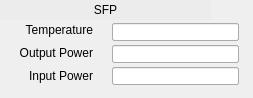
<?xml version="1.0" encoding="UTF-8"?>
<ui version="4.0">
 <class>Form</class>
 <widget class="QWidget" name="Form">
  <property name="geometry">
   <rect>
    <x>0</x>
    <y>0</y>
    <width>253</width>
    <height>98</height>
   </rect>
  </property>
  <property name="windowTitle">
   <string>Form</string>
  </property>
  <widget class="caLabel" name="calabel">
   <property name="geometry">
    <rect>
     <x>0</x>
     <y>0</y>
     <width>211</width>
     <height>20</height>
    </rect>
   </property>
   <property name="styleSheet">
    <string notr="true">background-color: rgb(236, 236, 236, 255);</string>
   </property>
   <property name="text">
    <string>SFP</string>
   </property>
   <property name="alignment">
    <set>Qt::AlignCenter</set>
   </property>
  </widget>
  <widget class="caRelatedDisplay" name="carelateddisplay_3">
   <property name="geometry">
    <rect>
     <x>200</x>
     <y>0</y>
     <width>41</width>
     <height>21</height>
    </rect>
   </property>
   <property name="toolTip">
    <string>Detailed SFP information</string>
   </property>
   <property name="background">
    <color>
     <red>183</red>
     <green>157</green>
     <blue>92</blue>
    </color>
   </property>
   <property name="labels">
    <string notr="true">More</string>
   </property>
   <property name="files">
    <string notr="true">G_EVR_sfp.ui</string>
   </property>
   <property name="args">
    <string notr="true">ID=$(ID),SYS=$(SYS),DEVICE=$(DEVICE)</string>
   </property>
  </widget>
  <widget class="QLabel" name="label_16">
   <property name="geometry">
    <rect>
     <x>2</x>
     <y>21</y>
     <width>91</width>
     <height>17</height>
    </rect>
   </property>
   <property name="text">
    <string>Temperature</string>
   </property>
   <property name="alignment">
    <set>Qt::AlignRight|Qt::AlignTrailing|Qt::AlignVCenter</set>
   </property>
  </widget>
  <widget class="QLabel" name="label_18">
   <property name="geometry">
    <rect>
     <x>2</x>
     <y>67</y>
     <width>91</width>
     <height>17</height>
    </rect>
   </property>
   <property name="text">
    <string>Input Power</string>
   </property>
   <property name="alignment">
    <set>Qt::AlignRight|Qt::AlignTrailing|Qt::AlignVCenter</set>
   </property>
  </widget>
  <widget class="QLabel" name="label_17">
   <property name="geometry">
    <rect>
     <x>2</x>
     <y>44</y>
     <width>91</width>
     <height>17</height>
    </rect>
   </property>
   <property name="text">
    <string>Output Power</string>
   </property>
   <property name="alignment">
    <set>Qt::AlignRight|Qt::AlignTrailing|Qt::AlignVCenter</set>
   </property>
  </widget>
  <widget class="caFrame" name="caframe">
   <property name="geometry">
    <rect>
     <x>112</x>
     <y>23</y>
     <width>141</width>
     <height>71</height>
    </rect>
   </property>
   <property name="visibility">
    <enum>caFrame::Calc</enum>
   </property>
   <property name="visibilityCalc">
    <string notr="true">A||B||C</string>
   </property>
   <property name="channel" stdset="0">
    <string notr="true">$(SYS)-$(DEVICE):SFP$(ID)-T-I.SEVR</string>
   </property>
   <property name="channelB">
    <string notr="true">$(SYS)-$(DEVICE):SFP$(ID)-Pwr-TX-I.SEVR</string>
   </property>
   <property name="channelC">
    <string notr="true">$(SYS)-$(DEVICE):SFP$(ID)-Pwr-RX-I.SEVR</string>
   </property>
   <widget class="caLineEdit" name="calineedit_6">
    <property name="geometry">
     <rect>
      <x>0</x>
      <y>0</y>
      <width>127</width>
      <height>18</height>
     </rect>
    </property>
    <property name="toolTip">
     <string>Transceiver temperature in Celsius</string>
    </property>
    <property name="channel" stdset="0">
     <string notr="true">$(SYS)-$(DEVICE):SFP$(ID)-T-I</string>
    </property>
    <property name="background">
     <color>
      <red>218</red>
      <green>218</green>
      <blue>218</blue>
     </color>
    </property>
    <property name="colorMode">
     <enum>caLineEdit::Alarm_Static</enum>
    </property>
    <property name="unitsEnabled">
     <bool>true</bool>
    </property>
   </widget>
   <widget class="caLineEdit" name="calineedit_7">
    <property name="geometry">
     <rect>
      <x>0</x>
      <y>22</y>
      <width>127</width>
      <height>18</height>
     </rect>
    </property>
    <property name="toolTip">
     <string>Transceiver optical output power</string>
    </property>
    <property name="channel" stdset="0">
     <string notr="true">$(SYS)-$(DEVICE):SFP$(ID)-Pwr-TX-I</string>
    </property>
    <property name="background">
     <color>
      <red>218</red>
      <green>218</green>
      <blue>218</blue>
     </color>
    </property>
    <property name="colorMode">
     <enum>caLineEdit::Alarm_Static</enum>
    </property>
    <property name="unitsEnabled">
     <bool>true</bool>
    </property>
   </widget>
   <widget class="caLineEdit" name="calineedit_8">
    <property name="geometry">
     <rect>
      <x>0</x>
      <y>44</y>
      <width>127</width>
      <height>18</height>
     </rect>
    </property>
    <property name="toolTip">
     <string>Transceiver optical input power</string>
    </property>
    <property name="channel" stdset="0">
     <string notr="true">$(SYS)-$(DEVICE):SFP$(ID)-Pwr-RX-I</string>
    </property>
    <property name="background">
     <color>
      <red>218</red>
      <green>218</green>
      <blue>218</blue>
     </color>
    </property>
    <property name="colorMode">
     <enum>caLineEdit::Alarm_Static</enum>
    </property>
    <property name="unitsEnabled">
     <bool>true</bool>
    </property>
   </widget>
  </widget>
  <widget class="caLineEdit" name="calineedit_11">
   <property name="geometry">
    <rect>
     <x>112</x>
     <y>67</y>
     <width>127</width>
     <height>18</height>
    </rect>
   </property>
   <property name="toolTip">
    <string>Transceiver optical input power</string>
   </property>
   <property name="channel" stdset="0">
    <string notr="true">$(SYS)-$(DEVICE):SFP$(ID)-Pwr-RX-I</string>
   </property>
   <property name="unitsEnabled">
    <bool>true</bool>
   </property>
  </widget>
  <widget class="caLineEdit" name="calineedit_9">
   <property name="geometry">
    <rect>
     <x>112</x>
     <y>23</y>
     <width>127</width>
     <height>18</height>
    </rect>
   </property>
   <property name="toolTip">
    <string>Transceiver temperature in Celsius</string>
   </property>
   <property name="channel" stdset="0">
    <string notr="true">$(SYS)-$(DEVICE):SFP$(ID)-T-I</string>
   </property>
   <property name="unitsEnabled">
    <bool>true</bool>
   </property>
  </widget>
  <widget class="caLineEdit" name="calineedit_10">
   <property name="geometry">
    <rect>
     <x>112</x>
     <y>45</y>
     <width>127</width>
     <height>18</height>
    </rect>
   </property>
   <property name="toolTip">
    <string>Transceiver optical output power</string>
   </property>
   <property name="channel" stdset="0">
    <string notr="true">$(SYS)-$(DEVICE):SFP$(ID)-Pwr-TX-I</string>
   </property>
   <property name="unitsEnabled">
    <bool>true</bool>
   </property>
  </widget>
  <zorder>calabel</zorder>
  <zorder>carelateddisplay_3</zorder>
  <zorder>label_16</zorder>
  <zorder>label_18</zorder>
  <zorder>label_17</zorder>
  <zorder>calineedit_11</zorder>
  <zorder>calineedit_9</zorder>
  <zorder>calineedit_10</zorder>
  <zorder>caframe</zorder>
 </widget>
 <customwidgets>
  <customwidget>
   <class>caRelatedDisplay</class>
   <extends>QWidget</extends>
   <header>caRelatedDisplay</header>
  </customwidget>
  <customwidget>
   <class>caFrame</class>
   <extends>QFrame</extends>
   <header>caFrame</header>
   <container>1</container>
  </customwidget>
  <customwidget>
   <class>caLabel</class>
   <extends>QLabel</extends>
   <header>caLabel</header>
  </customwidget>
  <customwidget>
   <class>caLineEdit</class>
   <extends>QLineEdit</extends>
   <header>caLineEdit</header>
  </customwidget>
 </customwidgets>
 <resources/>
 <connections/>
</ui>
